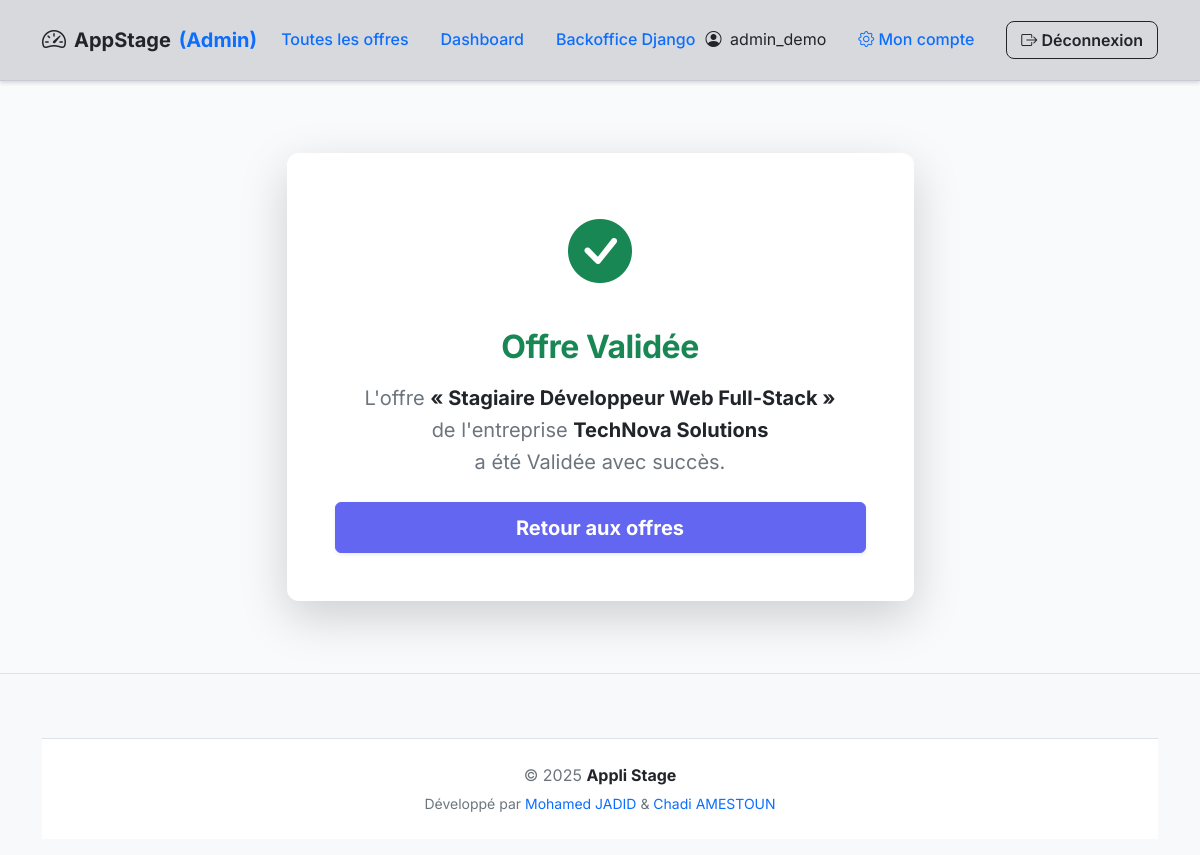
/offres/1/valider/ (signed in), run on the app's committed database.
### appstage/models.py (models this page shows, shortened)
class Offre (models.Model):
    IDOffre = models.AutoField(primary_key=True)
    entrepriseOffre = models.CharField(max_length=200)
    nomContactOffre = models.CharField(max_length=100)
    prenomContactOffre = models.CharField(max_length=100, blank=True, null=True)
    emailContactOffre = models.EmailField(max_length=254)
    dateDepotOffre = models.DateTimeField(auto_now_add=True)
    titreOffre = models.CharField(max_length=200)
    detailsOffre = models.TextField()
    imageOffre = models.ImageField(
        upload_to='offres_images/',
        blank=True,
        null=True
    )
    statutOffre = models.CharField(
        max_length=20,
        choices=[
            ('attente', 'En attente de validation'),
            ('validee', 'Validée'),
            ('refusee', 'Refusée'),
            ('cloturee', 'Clôturée'),
        ],
        default='attente'
    )

### appstage/views.py (the view, shortened to what this page needs)
# urls.py: path('offres/<int:offre_id>/valider/', views.validerOffre, name='valider_offre'),
def validerOffre(request, offre_id):
    try:
        offre = Offre.objects.get(IDOffre=offre_id)
    except Offre.DoesNotExist:
        return render(
            request,
            'appstage/forbidden.html',
            {
                'message': "Offre introuvable."
            }
        )
    offre.statutOffre = 'validee'
    offre.save()
    statut_libelle = "Validée"
    return render(request, 'appstage/validation_success.html', {
        'offre': offre,
        'action': statut_libelle
    })

### appstage/templates/appstage/validation_success.html (shortened to what this page needs)
{% extends 'appstage/base.html' %}
{% block main %}
<div class="container py-5">
    <div class="row justify-content-center">
        <div class="col-lg-7">
            <div class="card shadow-lg border-0 rounded-4 p-5 text-center animate-fade">
                <div class="mb-4">
                    {% if action == "Validée" %}
                        <i class="bi bi-check-circle-fill text-success" style="font-size: 4rem;"></i>
                    {% elif action == "Refusée" %}
                        <i class="bi bi-x-circle-fill text-danger" style="font-size: 4rem;"></i>
                    {% else %}
                        <i class="bi bi-exclamation-circle-fill text-warning" style="font-size: 4rem;"></i>
                    {% endif %}
                </div>
                <h2 class="fw-bold
                    {% if action == 'Validée' %}text-success
                    {% elif action == 'Refusée' %}text-danger
                    {% else %}text-warning{% endif %}
                    mb-3">
                    Offre {{ action }}
                </h2>
                <p class="text-muted fs-5 mb-4">
                    L'offre <strong class="text-dark">« {{ offre.titreOffre }} »</strong><br>
                    de l'entreprise <strong class="text-dark">{{ offre.entrepriseOffre }}</strong><br>
                    a été {{ action }} avec succès.
                </p>
                <a href="/offres/" class="btn btn-primary btn-lg px-4 fw-bold shadow-sm">
                    Retour aux offres
                </a>
            </div>
        </div>
    </div>
</div>
{% endblock %}

### appcompte/templates/appcompte/menuAdmin.html (shortened to what this page needs)
<nav class="navbar navbar-expand-lg navbar-modern shadow-sm py-3" style="background: rgba(15,23,42,0.16) !important;">
  <div class="container">
    <a class="navbar-brand d-flex align-items-center gap-2 text-dark" href="/">
      <i class="bi bi-speedometer2 fs-4"></i>
      AppStage <span class="text-primary">(Admin)</span>
    </a>
    <div class="collapse navbar-collapse" id="navbarAdmin">
      <ul class="navbar-nav me-auto gap-3">
        <li class="nav-item"><a class="nav-link" href="/offres/">Toutes les offres</a></li>
        <li class="nav-item"><a class="nav-link" href="/admin-dashboard/">Dashboard</a></li>
        <li class="nav-item"><a class="nav-link" href="/admin/">Backoffice Django</a></li>
      </ul>
      <span class="navbar-text fw-semibold me-3 text-dark">
        <i class="bi bi-person-circle me-1"></i> {{ user.username }}
      </span>
      <a class="nav-link fw-semibold text-primary me-3" href="/compte/">
        <i class="bi bi-gear"></i> Mon compte
      </a>
      <a class="btn btn-outline-dark btn-nav" href="/logout/">
        <i class="bi bi-box-arrow-right"></i> Déconnexion
      </a>
    </div>
  </div>
</nav>

### appstage/static/appstage/css/style.css (style rules this page uses)
:root { --primary: #6366F1; --primary-dark: #4F46E5; --primary-hover: #4338CA; --primary-soft: rgba(99, 102, 241, 0.12); --success: #10b981; --warning: #f59e0b; --danger: #ef4444; --dark: #1e293b; --dark-soft: rgba(30, 41, 59, 0.05); --light-bg: #f8fafc; --white: #ffffff; --border-color: #e2e8f0; --radius: 12px; --radius-sm: 6px; --shadow: 0 4px 6px -1px rgba(0, 0, 0, 0.1), 0 2px 4px -1px rgba(0, 0, 0, 0.06); --shadow-lg: 0 10px 15px -3px rgba(0, 0, 0, 0.1); --transition: all 0.3s cubic-bezier(0.4, 0, 0.2, 1); }
body { font-family: 'Inter', sans-serif; background-color: var(--light-bg); color: var(--dark); line-height: 1.6; }
h1, h2, h3, h4 { font-weight: 700; letter-spacing: -0.5px; }
.navbar-modern { backdrop-filter: blur(12px); -webkit-backdrop-filter: blur(12px); background: rgba(255, 255, 255, 0.75) !important; border-bottom: 1px solid rgba(148, 163, 184, 0.25); }
.navbar-modern .nav-link { font-weight: 500; transition: 0.2s; }
.navbar-modern .navbar-brand { font-weight: 700; }
.navbar-modern .btn-nav { border-radius: 8px; font-weight: 600; padding: 6px 14px; }
.card { border: none; border-radius: var(--radius); box-shadow: var(--shadow); transition: var(--transition); background: var(--white); }
.btn { padding: 0.6rem 1.5rem; border-radius: var(--radius-sm); font-weight: 600; transition: var(--transition); }
.btn-primary { background: var(--primary); border-color: var(--primary); }
.animate-fade { animation: fadeIn 0.8s ease-out forwards; }

### data on the page
Offre: titreOffre "Stagiaire Développeur Web Full-Stack", entrepriseOffre "TechNova Solutions"

### other printed values
{{ user.username }} "admin_demo"
{{ action }} "Validée"
